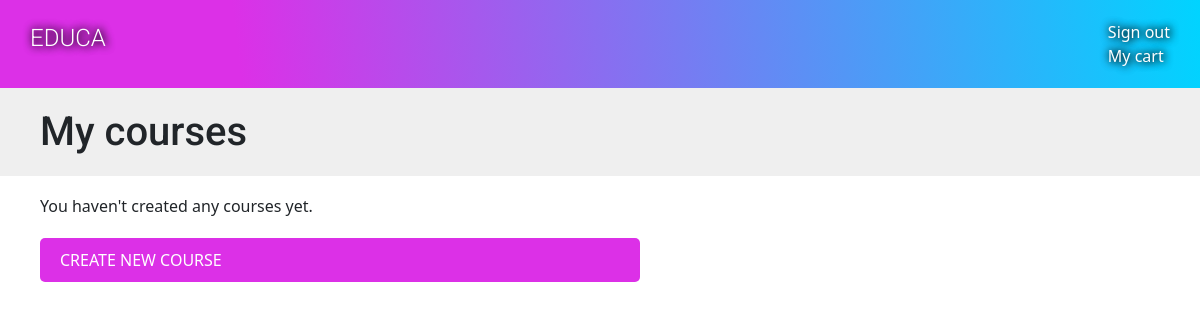
The app's page /course/mine/ (signed in), older data.
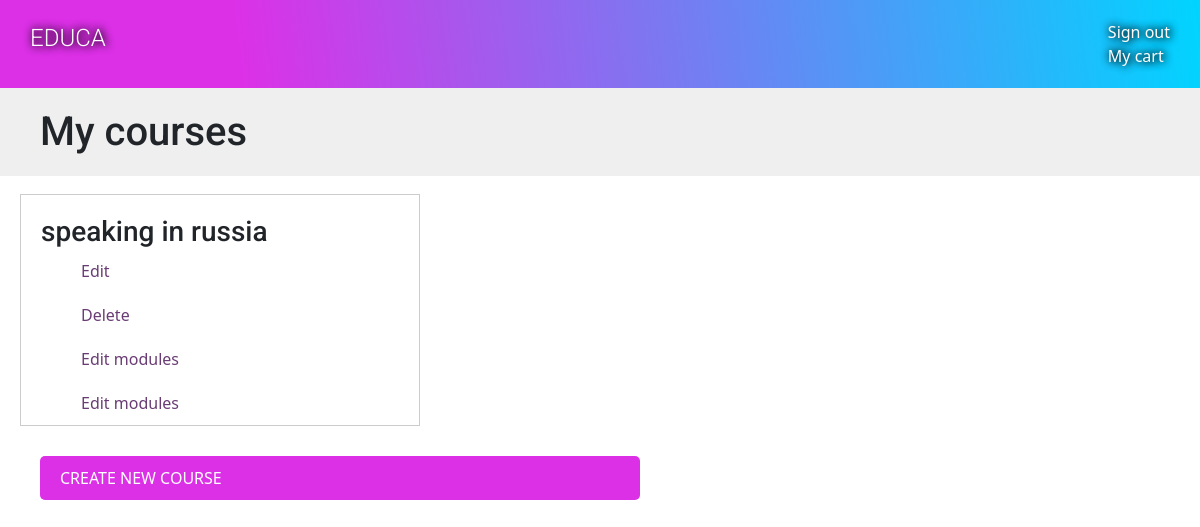
The same page, newer data.
### courses/models.py (models this page shows, shortened)
class Course(models.Model):
    name = models.CharField(max_length=200)
    slug = models.SlugField(max_length=200, unique=True)
    students = models.ManyToManyField(User, blank=True, related_name='courses_students')
    subject = models.ForeignKey(Subject, related_name='courses', on_delete=models.CASCADE)
    owner = models.ForeignKey(User, related_name='owners', on_delete = models.SET_NULL, null=True)
    created = models.DateField(auto_now_add=True)
    overview = models.TextField()
    price = models.IntegerField('Цена', default=0)
    views_count = models.IntegerField("Просмотры курса", default=0)
    mean_rating = models.DecimalField('Рейтинг', default=0, decimal_places=2, max_digits=3)
    class Meta:
        ordering=['-created']

### courses/views.py (the view)
# urls.py: path('mine/', ManageCourseListView.as_view() ,name = "manage_course_list"),
class ManageCourseListView(OwnerCourseMixin, ListView):
    context_object_name = 'courses'
    template_name = 'courses/manage/course/list.html'
    permission_required = 'courses.view_course'

### courses/views.py (called while the page is built)
    def get_queryset(self):
        qs = super().get_queryset()
        return qs.filter(owner=self.request.user)

### courses/templates/courses/manage/course/list.html (shortened to what this page needs)
{% extends "base.html" %}
{% block content %}
  <h1>My courses</h1>
  <div class="module">
    {% for course in courses %}
      <div class="course-info">
        <h3>{{ course.name }}</h3>
        <p>
          <a href="{% url 'course_edit' course.id %}">Edit</a>
          <a href="{% url 'course_delete' course.id %}">Delete</a>
          <a href="{% url 'course_module_update' course.id %}">Edit modules</a>
            <a href="{% url "course_module_update" course.id %}">Edit modules</a>
        </p>
      </div>
    {% empty %}
      <p>You haven't created any courses yet.</p>
    {% endfor %}
    <p>
      <a href="{% url 'course_create' %}" class="button">Create new course</a>
    </p>
  </div>
{% endblock %}

### courses/templates/base.html (shortened to what this page needs)
{% load static %}
<!DOCTYPE html>
<html>
    <head>
      <link href="{% static "css/base.css" %}" rel="stylesheet">
      <link href="https://cdn.jsdelivr.net/npm/bootstrap@5.0.2/dist/css/bootstrap.min.css" rel="stylesheet">
    </head>
    <body>
          <div id="header">
            <a href="/" class="logo">Educa</a>
            <ul class="menu">
              {% if request.user.is_authenticated %}
                <li><a href="{% url "logout" %}">Sign out</a></li>
                <li><a href="{% url "cart_get" %}">My cart</a></li>
              {% else %}
                <li><a href="{% url "login" %}">Sign in</a></li>
                <li><a href="{% url "login" %}">Register</a></li>
              {% endif %}
            </ul>
          </div>
          <div id="content">
            {% block content %}
            {% endblock %}
          </div>
    </body>
</html>

### courses/static/css/base.css (style rules this page uses)
body { margin:0; font-family:'Roboto', sans-serif; font-weight:400; color:#333; }
a { color:#3fad37; text-decoration:none; }
ul { float:left; }
h1, h2, h3, h4, h5, h6 { font-family:'Roboto', sans-serif; font-weight:300; }
h1 { background:#efefef; width:100%; overflow:auto; padding:20px 0 20px 40px; margin:0; }
.module { padding:10px 20px; float:left; width:600px; }
.module a { padding: 10px 20px; float:left; width:600px; text-decoration: none; color: #6a3c75; transition: all 0.6s ease; }
.module h3 { margin: 20px 0 0; padding:0; width:100%; }
.module p { margin: 0px 20px; width:100%; float:left; }
#header { background: rgba(220,48,231,1); background: linear-gradient(83deg, rgba(220,48,231,1) 20%, rgba(0,212,255,1) 100%); overflow:auto; padding:20px 30px; }
#header .logo { text-decoration:none; font-family:'Roboto', sans-serif; font-weight:300; text-transform:uppercase; text-shadow: 1px 0 10px black, 1px 0 8px black; font-size:24px; color:#fff; float:left; }
#header a { color:#fff; text-shadow: 1px 0 10px black, 1px 0 8px black; text-decoration: none; transition: all 0.4s ease; }
#header .menu { list-style:none; float:right; margin:0; padding:0; }
input[type=submit], a.button { border-radius:5px; background: rgba(220,48,231,1); color:#fff; font-size:16px; text-transform:uppercase; border:none; padding:10px 20px; margin:20px 0; transition: all 1.2s ease; }
.course-info { border:1px solid #ccc; padding:0 20px; margin-bottom:10px; width:400px; overflow:auto; }
.course-info a { margin-right:10px; }

Row changes from the older to the newer data that the page shows:
added Course: name "speaking in russia"
Text that changed along with them:
text no longer shown: "You haven't created any courses yet."
